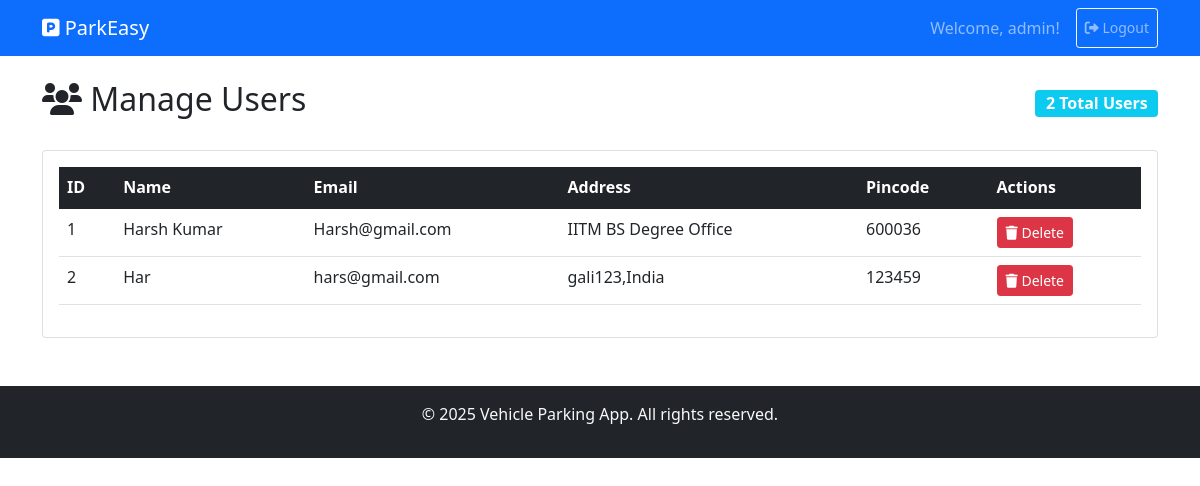
The app's page /admin/manage-users (signed in) with its own data.
### backend/models.py (models this page shows)
class User(db.Model):
    __tablename__ = 'users'
    id = db.Column(db.Integer, primary_key=True)
    username = db.Column(db.String(80), nullable=False, unique=True, index=True)
    email = db.Column(db.String(120), nullable=False, unique=True)
    password_hash = db.Column(db.String(128))
    name = db.Column(db.String(100))
    address = db.Column(db.String(200), nullable=False)
    pincode = db.Column(db.String(10), nullable=False)
    created_at = db.Column(db.DateTime, default=datetime.utcnow)
    user_type = db.Column(db.String(10), default='user')  # 'user' or 'admin'
    reservations = db.relationship('Reservation', backref='user', lazy=True)

### app.py (the view)
    @app.route('/admin/manage-users')
    def admin_manage_users():
        if session.get('role') != 'admin':
            return redirect(url_for('login'))
        users = User.query.all()
        return render_template('admin_users.html', users=users)

### templates/admin_users.html (shortened to what this page needs)
{% extends "base.html" %}
{% block content %}
<div class="d-flex justify-content-between align-items-center mb-4">
    <h2><i class="fas fa-users"></i> Manage Users</h2>
    <span class="badge bg-info fs-6">{{ users|length }} Total Users</span>
</div>
{% if users %}
<div class="card">
    <div class="card-body">
        <div class="table-responsive">
            <table class="table table-hover">
                <thead class="table-dark">
                    <tr>
                        <th>ID</th>
                        <th>Name</th>
                        <th>Email</th>
                        <th>Address</th>
                        <th>Pincode</th>
                        <th>Actions</th>
                    </tr>
                </thead>
                <tbody>
                    {% for user in users %}
                    <tr>
                        <td>{{ user.id }}</td>
                        <td>{{ user.name }}</td>
                        <td>{{ user.email }}</td>
                        <td>{{ user.address[:30] }}{% if user.address|length > 30 %}...{% endif %}</td>
                        <td>{{ user.pincode }}</td>
                        <td>
                            <form method="POST" action="{{ url_for('admin_delete_user', user_id=user.id) }}"
                                  onsubmit="return confirm('Are you sure you want to delete this user?')" class="d-inline">
                                <button type="submit" class="btn btn-danger btn-sm">
                                    <i class="fas fa-trash"></i> Delete
                                </button>
                            </form>
                        </td>
                    </tr>
                    {% endfor %}
                </tbody>
            </table>
        </div>
    </div>
</div>
{% endif %}
{% endblock %}

### records on screen
User: id "1", name "Harsh Kumar", email "Harsh@gmail.com", address "IITM BS Degree Office", pincode "600036"
User: id "2", name "Har", email "hars@gmail.com", address "gali123,India", pincode "123459"

### other values on screen
{{ session.username }} "admin"
{{ users|length }} "2"
